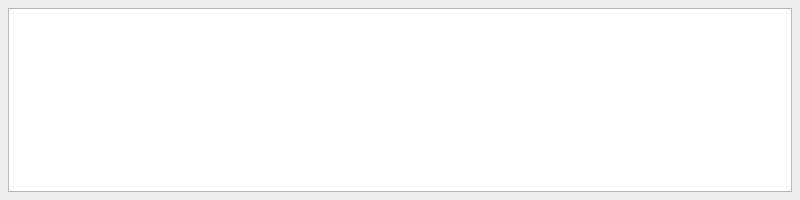
<?xml version="1.0" encoding="UTF-8"?>
<ui version="4.0">
 <class>ConsoleWidget</class>
 <widget class="QWidget" name="ConsoleWidget">
  <property name="geometry">
   <rect>
    <x>0</x>
    <y>0</y>
    <width>800</width>
    <height>200</height>
   </rect>
  </property>
  <property name="windowTitle">
   <string>Form</string>
  </property>
  <layout class="QHBoxLayout" name="horizontalLayout">
   <property name="spacing">
    <number>0</number>
   </property>
   <property name="leftMargin">
    <number>0</number>
   </property>
   <property name="topMargin">
    <number>0</number>
   </property>
   <property name="rightMargin">
    <number>0</number>
   </property>
   <property name="bottomMargin">
    <number>0</number>
   </property>
   <item>
    <widget class="QWidget" name="widget" native="true">
     <layout class="QHBoxLayout" name="horizontalLayout_2">
      <property name="spacing">
       <number>6</number>
      </property>
      <property name="leftMargin">
       <number>8</number>
      </property>
      <property name="topMargin">
       <number>8</number>
      </property>
      <property name="rightMargin">
       <number>8</number>
      </property>
      <property name="bottomMargin">
       <number>8</number>
      </property>
      <item>
       <widget class="QPlainTextEdit" name="log">
        <property name="font">
         <font>
          <pointsize>10</pointsize>
         </font>
        </property>
        <property name="readOnly">
         <bool>true</bool>
        </property>
       </widget>
      </item>
     </layout>
    </widget>
   </item>
  </layout>
 </widget>
 <resources/>
 <connections/>
</ui>
